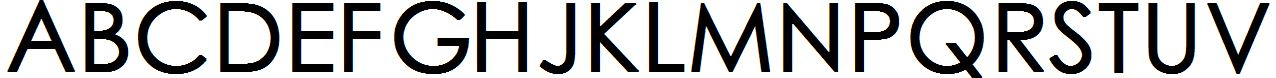
#> input picture sample/a.JPG, 1276 x 78 px
$ python -i pysift.py   (imports and definitions only)
#> lines starting #> are read from the running program, lines starting #| are printed output that depends on the picture
#> further down, picture is the input picture: shape (78, 1276, 3); mean B, G, R 181.5, 181.6, 181.6
from numpy import all, any, array, arctan2, cos, sin, exp, dot, log, logical_and, roll, sqrt, stack, trace, unravel_index, pi, deg2rad, rad2deg, where, zeros, floor, full, nan, isnan, round, float32
from numpy.linalg import det, lstsq, norm
from cv2 import resize, GaussianBlur, subtract, KeyPoint, INTER_LINEAR, INTER_NEAREST
from functools import cmp_to_key
import logging

####################
# Global variables #
####################

logger = logging.getLogger(__name__)
float_tolerance = 1e-7

#################
# Main function #
#################

def computeKeypointsAndDescriptors(image, sigma=1.6, num_intervals=3, assumed_blur=0.5, image_border_width=5):
    """Compute SIFT keypoints and descriptors for an input image
    """
#> called with sigma = 1.6, num_intervals = 3, assumed_blur = 0.5, image_border_width = 5
    image = image.astype('float32')
    base_image = generateBaseImage(image, sigma, assumed_blur)
    num_octaves = computeNumberOfOctaves(base_image.shape)
    gaussian_kernels = generateGaussianKernels(sigma, num_intervals)
    gaussian_images = generateGaussianImages(base_image, num_octaves, gaussian_kernels)
    dog_images = generateDoGImages(gaussian_images)
    keypoints = findScaleSpaceExtrema(gaussian_images, dog_images, num_intervals, sigma, image_border_width)
    keypoints = removeDuplicateKeypoints(keypoints)
    keypoints = convertKeypointsToInputImageSize(keypoints)
    descriptors = generateDescriptors(keypoints, gaussian_images)
    return keypoints, descriptors

#########################
# Image pyramid related #
#########################

def generateBaseImage(image, sigma, assumed_blur):
    """Generate base image from input image by upsampling by 2 in both directions and blurring
    """
#> called with sigma = 1.6, assumed_blur = 0.5
    logger.debug('Generating base image...')
    image = resize(image, (0, 0), fx=2, fy=2, interpolation=INTER_LINEAR)
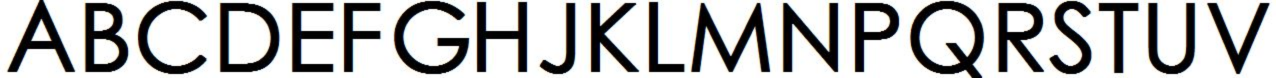
#> image: shape (156, 2552, 3) float32 (shown at 1/2 size); mean of channels 0, 1, 2 181.8, 181.9, 181.9; drawn as B, G, R
    sigma_diff = sqrt(max((sigma ** 2) - ((2 * assumed_blur) ** 2), 0.01))
    return GaussianBlur(image, (0, 0), sigmaX=sigma_diff, sigmaY=sigma_diff)  # the image blur is now sigma instead of assumed_blur
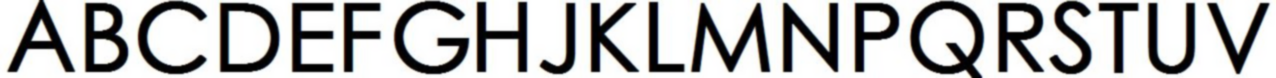
#> returned value: shape (156, 2552, 3) float32 (shown at 1/2 size); mean of channels 0, 1, 2 181.7, 181.8, 181.8; drawn as B, G, R

def computeNumberOfOctaves(image_shape):
    """Compute number of octaves in image pyramid as function of base image shape (OpenCV default)
    """
    return int(round(log(min(image_shape)) / log(2) - 1))

def generateGaussianKernels(sigma, num_intervals):
    """Generate list of gaussian kernels at which to blur the input image. Default values of sigma, intervals, and octaves follow section 3 of Lowe's paper.
    """
#> called with sigma = 1.6, num_intervals = 3
    logger.debug('Generating scales...')
    num_images_per_octave = num_intervals + 3
    k = 2 ** (1. / num_intervals)
    gaussian_kernels = zeros(num_images_per_octave)  # scale of gaussian blur necessary to go from one blur scale to the next within an octave
    gaussian_kernels[0] = sigma

    for image_index in range(1, num_images_per_octave):
        sigma_previous = (k ** (image_index - 1)) * sigma
        sigma_total = k * sigma_previous
        gaussian_kernels[image_index] = sqrt(sigma_total ** 2 - sigma_previous ** 2)
    return gaussian_kernels

def generateGaussianImages(image, num_octaves, gaussian_kernels):
    """Generate scale-space pyramid of Gaussian images
    """
#> called with num_octaves = 1, gaussian_kernels = array of shape (6,)
    logger.debug('Generating Gaussian images...')
    gaussian_images = []

    for octave_index in range(num_octaves):
        gaussian_images_in_octave = []
        gaussian_images_in_octave.append(image)  # first image in octave already has the correct blur
        for gaussian_kernel in gaussian_kernels[1:]:
            image = GaussianBlur(image, (0, 0), sigmaX=gaussian_kernel, sigmaY=gaussian_kernel)
            gaussian_images_in_octave.append(image)
        gaussian_images.append(gaussian_images_in_octave)
        octave_base = gaussian_images_in_octave[-3]
        image = resize(octave_base, (int(octave_base.shape[1] / 2), int(octave_base.shape[0] / 2)), interpolation=INTER_NEAREST)
#> this loop made 1 pass
#> pass 1, in generateGaussianImages, `octave_base = gaussian_images_in_octave[-3]`:
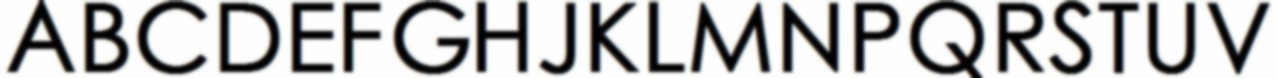
#> octave_base: shape (156, 2552, 3) float32 (shown at 1/2 size); mean of channels 0, 1, 2 181.6, 181.7, 181.7; drawn with min black and max white
#> pass 1, in generateGaussianImages, `image = resize(octave_base, (int(octave_base.shape[1] / 2), int(octave..`:
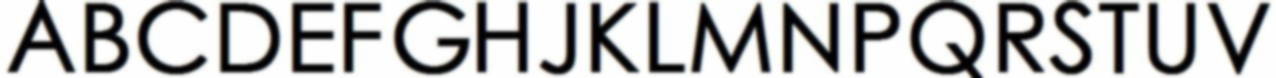
#> image: shape (78, 1276, 3) float32; mean of channels 0, 1, 2 181.4, 181.5, 181.5; drawn with min black and max white
#> after the loop, gaussian_images = 1 item
    return array(gaussian_images, dtype=object)

def generateDoGImages(gaussian_images):
    """Generate Difference-of-Gaussians image pyramid
    """
    logger.debug('Generating Difference-of-Gaussian images...')
    dog_images = []

    for gaussian_images_in_octave in gaussian_images:
        dog_images_in_octave = []
        for first_image, second_image in zip(gaussian_images_in_octave, gaussian_images_in_octave[1:]):
            dog_images_in_octave.append(subtract(second_image, first_image))  # ordinary subtraction will not work because the images are unsigned integers
        dog_images.append(dog_images_in_octave)
#> after the loop, dog_images = []
    return array(dog_images, dtype=object)

###############################
# Scale-space extrema related #
###############################

# [328 lines left out: functions findScaleSpaceExtrema, isPixelAnExtremum, localizeExtremumViaQuadraticFit, computeGradientAtCenterPixel, computeHessianAtCenterPixel, computeKeypointsWithOrientations and 5 more, not called in this run]

>>> import cv2
>>> picture = cv2.imread('sample/a.JPG')
#> (the run stopped early here; a loop or call above may not have finished)

$ run again, on sample/b.JPG
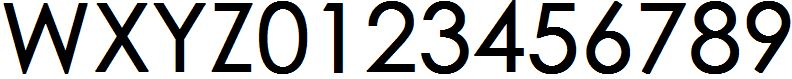
#> input picture sample/b.JPG, 792 x 79 px
#> picture is the input picture: shape (79, 792, 3); mean B, G, R 180.9, 181.1, 181
#> in generateBaseImage, `return GaussianBlur(image, (0, 0), sigmaX=sigma_diff, sigmaY=sigma_diff)`:
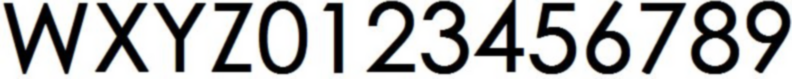
#> returned value: shape (158, 1584, 3) float32 (shown at 1/2 size); mean of channels 0, 1, 2 180.9, 181.1, 181; drawn as B, G, R
#> the loop in generateGaussianImages, `for octave_index in range(num_octaves):` made 1 pass
#> pass 1, in generateGaussianImages, `image = resize(octave_base, (int(octave_base.shape[1] / 2), int(octave..`:
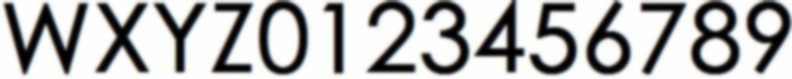
#> image: shape (79, 792, 3) float32; mean of channels 0, 1, 2 180.7, 180.9, 180.9; drawn with min black and max white
#> after the loop in generateGaussianImages, `for octave_index in range(num_octaves):`: gaussian_images = 1 item
#> the loop in generateDoGImages, `for gaussian_images_in_octave in gaussian_images:` made 1 pass
#> after the loop in generateDoGImages, `for gaussian_images_in_octave in gaussian_images:`: dog_images = []
